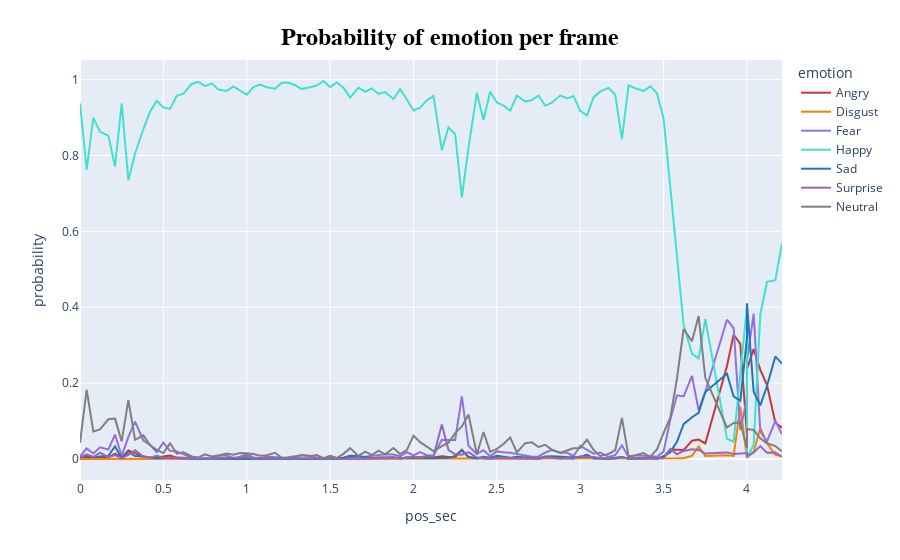

The notebook cell this image was saved under:
### Code cell
#New

# set the color palette using the cb_palette list
cb_palette = ['#CA3435', '#ff7f00', '#9370DB', '#40E0D0', '#1f77b4', '#9467bd', '#7f7f7f']

fig = px.line(
    data_frame=df_plotting,
    x='pos_sec',
    y='probability',
    color='emotion',
    color_discrete_sequence=cb_palette  # use the specified color palette
)

# Change the layout
fig.update_layout(
    title={
        'text': "<b>Probability of emotion per frame</b>",
        'font': {'size': 24, 'family': 'Arial', 'color': 'black'},
        'x': 0.5,
        'y': 0.95,
        'xanchor': 'center',
        'yanchor': 'top'
    }
)



fig.show()
